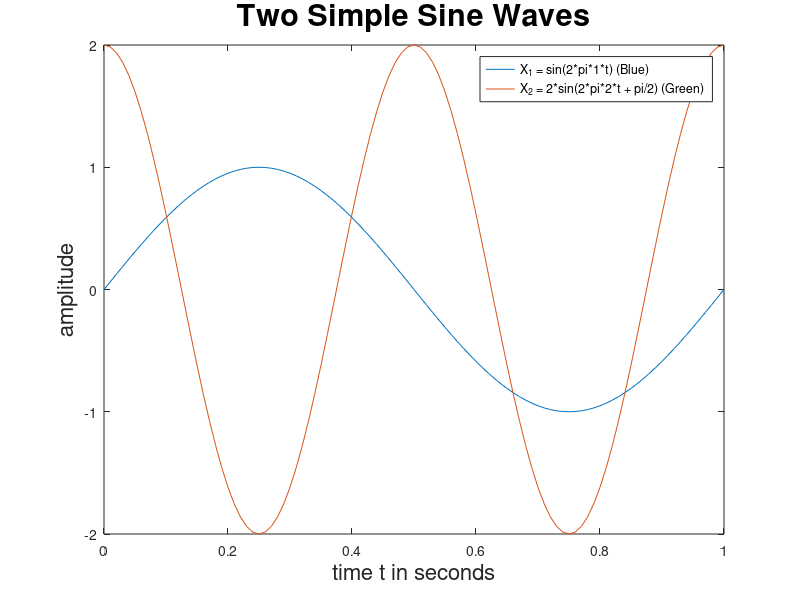

MATLAB code to generate this figure:
%%%%%%%%%%%%%%%%%%%%%%%%%%%%%%%%%%%%%%%%%%%%%%%%%%%%%%%%%%%%%%%%%%%%%%%%%%%%%%%%%%%%%%%%%%%%%%%%%%
% John Lasheski
% JohnLasheskihw1a.m
% October 19, 2014

% Simple script file for generating and plotting two sine waves

%%%%%%%%%%%%%%%%%%%%%%%%%%%%%%%%%%%%%%%%%%%%%%%%%%%%%%%%%%%%%%%%%%%%%%%%%%%%%%%%%%%%%%%%%%%%%%%%%%%

clear all;

% These will be discrete representations of sine waves

% Set the sampling frequency (how many samples to take)
fs = 100;

% Set the sample rate Ts (time between samples)
Ts = 1/fs;

% create the vector of sample points for the waves for a total of 1 second
n=[0:Ts:1];

% Set the frequencies for X_1 and X_2 in hertz
ft_1 = 1;
ft_2 = 2;

% Set the phases(phi) for X_1 and X_2 in radians
phi_1 = 0;
phi_2 = pi/2;

% Set the amplitude for X_1 and X_2
amplitude_1 = 1;
amplitude_2 = 2;

% Generate the sinewaves for X_1 and X_2
X_1 = amplitude_1 * sin(2 * pi * ft_1 * n + phi_1);
X_2 = amplitude_2 * sin(2 * pi * ft_2 * n + phi_2);

% Plot the waves
plot(n,X_1,n,X_2);
legend('X_1 = sin(2*pi*1*t) (Blue)', 'X_2 = 2*sin(2*pi*2*t + pi/2) (Green)');
title('Two Simple Sine Waves', 'fontsize', 22);
xlabel('time t in seconds', 'fontsize', 16);
ylabel('amplitude', 'fontsize', 16);
print('JohnLasheskihw1a.pdf')